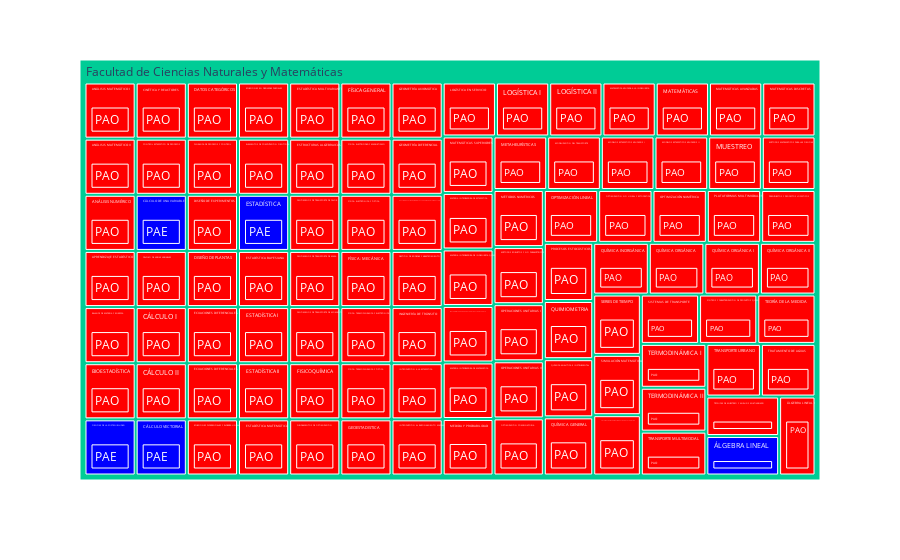
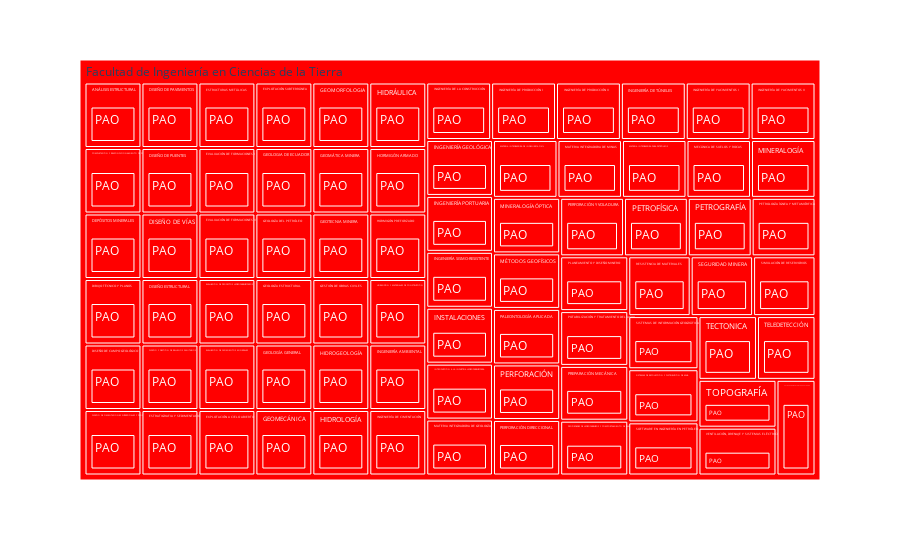
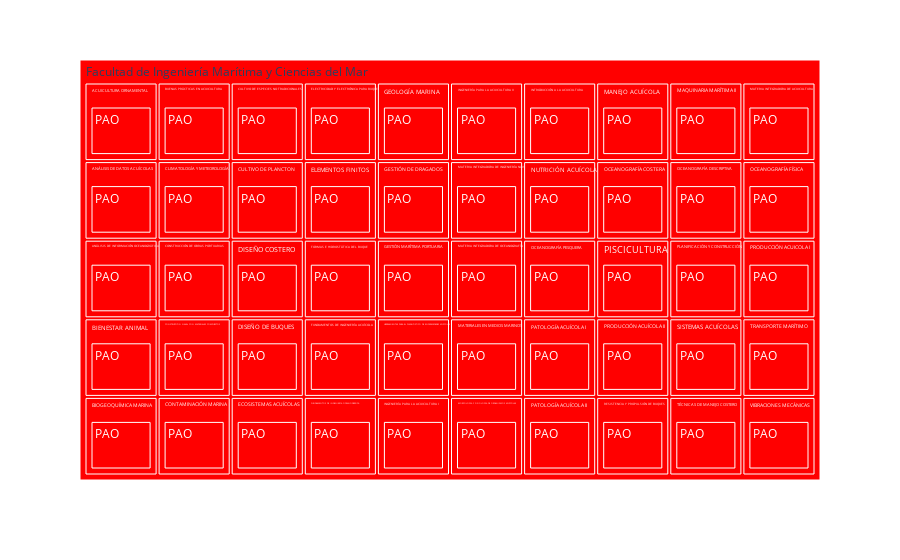
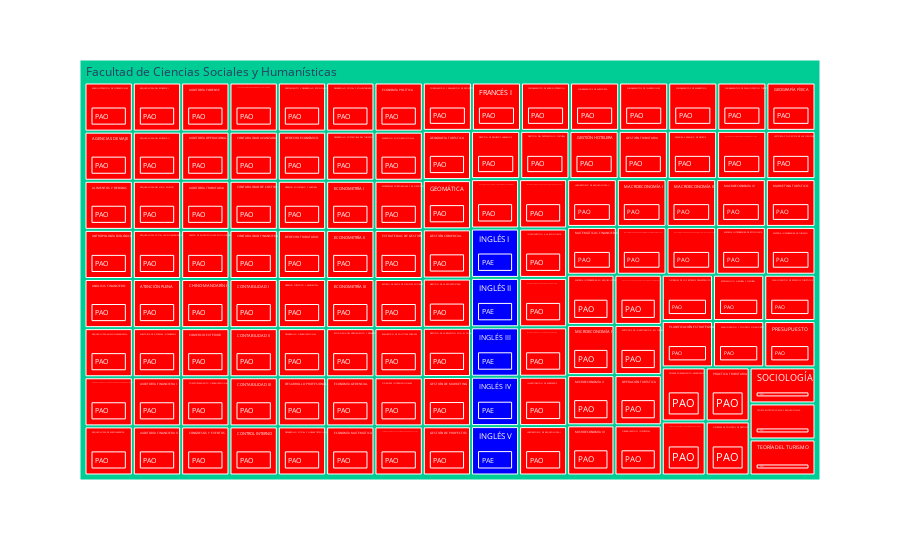

Notebook code for these charts, in order:
### Markdown cell above
Idea por facultad

### Code cell
for fac in df_materias.UNIDAD.unique():
    df_materias_fac = df_materias[df_materias.UNIDAD==fac]
    fig = px.treemap(df_materias_fac, path=[px.Constant(f"{fac}"), 'NOMBRE', 'CLASIFICACION'],color='CLASIFICACION',
                color_discrete_map={'PAE':'blue', 'PAO':'red'})
    fig.show()

### Figure 1 — Plotly figure (JSON) as saved in the notebook; plotly's stock layout.template omitted (floating-point values rounded to 4 significant figures; data arrays with more than 128 entries replaced by an {"elided": "..."} marker saying what was removed)
{"data": [{"branchvalues": "total", "customdata": {"elided": "201x1 str values"}, "domain": {"x": [0, 1], "y": [0, 1]}, "hovertemplate": "labels=%{label}<br>count=%{value}<br>parent=%{parent}<br>id=%{id}<br>CLASIFICACION=%{customdata[0]}<extra></extra>", "ids": {"elided": "201 str values"}, "labels": {"elided": "201 str values"}, "marker": {"colors": {"elided": "201 str values"}}, "name": "", "parents": {"elided": "201 str values"}, "type": "treemap", "values": {"elided": "201 int values"}}], "layout": {"legend": {"tracegroupgap": 0}, "margin": {"t": 60}}}

### Figure 2 — Plotly figure (JSON) as saved in the notebook; plotly's stock layout.template omitted (floating-point values rounded to 4 significant figures; data arrays with more than 128 entries replaced by an {"elided": "..."} marker saying what was removed)
{"data": [{"branchvalues": "total", "customdata": {"elided": "155x1 str values"}, "domain": {"x": [0, 1], "y": [0, 1]}, "hovertemplate": "labels=%{label}<br>count=%{value}<br>parent=%{parent}<br>id=%{id}<br>CLASIFICACION=%{customdata[0]}<extra></extra>", "ids": {"elided": "155 str values"}, "labels": {"elided": "155 str values"}, "marker": {"colors": {"elided": "155 str values"}}, "name": "", "parents": {"elided": "155 str values"}, "type": "treemap", "values": {"elided": "155 int values"}}], "layout": {"legend": {"tracegroupgap": 0}, "margin": {"t": 60}}}

### Figure 3 — Plotly figure (JSON) as saved in the notebook; plotly's stock layout.template omitted (floating-point values rounded to 4 significant figures)
{"data": [{"branchvalues": "total", "customdata": [["PAO"], ["PAO"], ["PAO"], ["PAO"], ["PAO"], ["PAO"], ["PAO"], ["PAO"], ["PAO"], ["PAO"], ["PAO"], ["PAO"], ["PAO"], ["PAO"], ["PAO"], ["PAO"], ["PAO"], ["PAO"], ["PAO"], ["PAO"], ["PAO"], ["PAO"], ["PAO"], ["PAO"], ["PAO"], ["PAO"], ["PAO"], ["PAO"], ["PAO"], ["PAO"], ["PAO"], ["PAO"], ["PAO"], ["PAO"], ["PAO"], ["PAO"], ["PAO"], ["PAO"], ["PAO"], ["PAO"], ["PAO"], ["PAO"], ["PAO"], ["PAO"], ["PAO"], ["PAO"], ["PAO"], ["PAO"], ["PAO"], ["PAO"], ["PAO"], ["PAO"], ["PAO"], ["PAO"], ["PAO"], ["PAO"], ["PAO"], ["PAO"], ["PAO"], ["PAO"], ["PAO"], ["PAO"], ["PAO"], ["PAO"], ["PAO"], ["PAO"], ["PAO"], ["PAO"], ["PAO"], ["PAO"], ["PAO"], ["PAO"], ["PAO"], ["PAO"], ["PAO"], ["PAO"], ["PAO"], ["PAO"], ["PAO"], ["PAO"], ["PAO"], ["PAO"], ["PAO"], ["PAO"], ["PAO"], ["PAO"], ["PAO"], ["PAO"], ["PAO"], ["PAO"], ["PAO"], ["PAO"], ["PAO"], ["PAO"], ["PAO"], ["PAO"], ["PAO"], ["PAO"], ["PAO"], ["PAO"], ["PAO"]], "domain": {"x": [0, 1], "y": [0, 1]}, "hovertemplate": "labels=%{label}<br>count=%{value}<br>parent=%{parent}<br>id=%{id}<br>CLASIFICACION=%{customdata[0]}<extra></extra>", "ids": ["Facultad de Ingeniería Marítima y Ciencias del Mar/ACUICULTURA ORNAMENTAL/PAO", "Facultad de Ingeniería Marítima y Ciencias del Mar/MANEJO ACUÍCOLA/PAO", "Facultad de Ingeniería Marítima y Ciencias del Mar/MAQUINARIA MARÍTIMA II/PAO", "Facultad de Ingeniería Marítima y Ciencias del Mar/MATERIA INTEGRADORA DE ACUICULTURA/PAO", "Facultad de Ingeniería Marítima y Ciencias del Mar/MATERIA INTEGRADORA DE INGENIERÍA NAVAL/PAO", "Facultad de Ingeniería Marítima y Ciencias del Mar/MATERIA INTEGRADORA DE OCEANOGRAFÍA/PAO", "Facultad de Ingeniería Marítima y Ciencias del Mar/MATERIALES EN MEDIOS MARINOS/PAO", "Facultad de Ingeniería Marítima y Ciencias del Mar/MORFOLOGÍA Y FISIOLOGÍA DE ORGANISMOS ACUÍCOLAS/PAO", "Facultad de Ingeniería Marítima y Ciencias del Mar/NUTRICIÓN ACUÍCOLA/PAO", "Facultad de Ingeniería Marítima y Ciencias del Mar/OCEANOGRAFÍA COSTERA/PAO", "Facultad de Ingeniería Marítima y Ciencias del Mar/OCEANOGRAFÍA DESCRIPTIVA/PAO", "Facultad de Ingeniería Marítima y Ciencias del Mar/OCEANOGRAFÍA FÍSICA/PAO", "Facultad de Ingeniería Marítima y Ciencias del Mar/OCEANOGRAFÍA PESQUERA/PAO", "Facultad de Ingeniería Marítima y Ciencias del Mar/PATOLOGÍA ACUÍCOLA I/PAO", "Facultad de Ingeniería Marítima y Ciencias del Mar/PATOLOGÍA ACUÍCOLA II/PAO", "Facultad de Ingeniería Marítima y Ciencias del Mar/PISCICULTURA/PAO", "Facultad de Ingeniería Marítima y Ciencias del Mar/PLANIFICACIÓN Y CONSTRUCCIÓN/PAO", "Facultad de Ingeniería Marítima y Ciencias del Mar/PRODUCCIÓN ACUICOLA I/PAO", "Facultad de Ingeniería Marítima y Ciencias del Mar/PRODUCCIÓN ACUÍCOLA II/PAO", "Facultad de Ingeniería Marítima y Ciencias del Mar/RESISTENCIA Y PROPULSIÓN DE BUQUES/PAO", "Facultad de Ingeniería Marítima y Ciencias del Mar/SISTEMAS ACUÍCOLAS/PAO", "Facultad de Ingeniería Marítima y Ciencias del Mar/TRANSPORTE MARÍTIMO/PAO", "Facultad de Ingeniería Marítima y Ciencias del Mar/INTRODUCCIÓN A LA ACUICULTURA/PAO", "Facultad de Ingeniería Marítima y Ciencias del Mar/INGENIERÍA PARA LA ACUICULTURA II/PAO", "Facultad de Ingeniería Marítima y Ciencias del Mar/INGENIERÍA PARA LA ACUICULTURA I/PAO", "Facultad de Ingeniería Marítima y Ciencias del Mar/HERRAMIENTAS PARA EL DIAGNÓSTICO DE ENFERMEDADES ACUÍCOLAS/PAO", "Facultad de Ingeniería Marítima y Ciencias del Mar/ANÁLISIS DE DATOS ACUÍCOLAS/PAO", "Facultad de Ingeniería Marítima y Ciencias del Mar/ANÁLISIS DE INFORMACIÓN OCEANOGRÁFICA/PAO", "Facultad de Ingeniería Marítima y Ciencias del Mar/BIENESTAR ANIMAL/PAO", "Facultad de Ingeniería Marítima y Ciencias del Mar/BIOGEOQUÍMICA MARINA/PAO", "Facultad de Ingeniería Marítima y Ciencias del Mar/BUENAS PRÁCTICAS EN ACUICULTURA/PAO", "Facultad de Ingeniería Marítima y Ciencias del Mar/CLIMATOLOGÍA Y METEOROLOGÍA/PAO", "Facultad de Ingeniería Marítima y Ciencias del Mar/CONSTRUCCIÓN DE OBRAS PORTUARIAS/PAO", "Facultad de Ingeniería Marítima y Ciencias del Mar/CONSTRUCCIÓN NAVAL CON MATERIALES COMPUESTOS/PAO", "Facultad de Ingeniería Marítima y Ciencias del Mar/CONTAMINACIÓN MARINA/PAO", "Facultad de Ingeniería Marítima y Ciencias del Mar/CULTIVO DE ESPECIES NO TRADICIONALES/PAO", "Facultad de Ingeniería Marítima y Ciencias del Mar/TÉCNICAS DE MANEJO COSTERO/PAO", "Facultad de Ingeniería Marítima y Ciencias del Mar/CULTIVO DE PLANCTON/PAO", "Facultad de Ingeniería Marítima y Ciencias del Mar/DISEÑO DE BUQUES/PAO", "Facultad de Ingeniería Marítima y Ciencias del Mar/ECOSISTEMAS ACUÍCOLAS/PAO", "Facultad de Ingeniería Marítima y Ciencias del Mar/ELECTRICIDAD Y ELECTRÓNICA PARA BUQUES/PAO", "Facultad de Ingeniería Marítima y Ciencias del Mar/ELEMENTOS FINITOS/PAO", "Facultad de Ingeniería Marítima y Ciencias del Mar/FORMAS E HIDROSTÁTICA DEL BUQUE/PAO", "Facultad de Ingeniería Marítima y Ciencias del Mar/FUNDAMENTOS DE INGENIERÍA ACUÍCOLA/PAO", "Facultad de Ingeniería Marítima y Ciencias del Mar/FUNDAMENTOS DE INGENIERÍA OCEANOGRÁFICA/PAO", "Facultad de Ingeniería Marítima y Ciencias del Mar/GEOLOGÍA MARINA/PAO", "Facultad de Ingeniería Marítima y Ciencias del Mar/GESTIÓN DE DRAGADOS/PAO", "Facultad de Ingeniería Marítima y Ciencias del Mar/GESTIÓN MARÍTIMA PORTUARIA/PAO", "Facultad de Ingeniería Marítima y Ciencias del Mar/DISEÑO COSTERO/PAO", "Facultad de Ingeniería Marítima y Ciencias del Mar/VIBRACIONES MECÁNICAS/PAO", "Facultad de Ingeniería Marítima y Ciencias del Mar/ACUICULTURA ORNAMENTAL", "Facultad de Ingeniería Marítima y Ciencias del Mar/ANÁLISIS DE DATOS ACUÍCOLAS", "Facultad de Ingeniería Marítima y Ciencias del Mar/ANÁLISIS DE INFORMACIÓN OCEANOGRÁFICA", "Facultad de Ingeniería Marítima y Ciencias del Mar/BIENESTAR ANIMAL", "Facultad de Ingeniería Marítima y Ciencias del Mar/BIOGEOQUÍMICA MARINA", "Facultad de Ingeniería Marítima y Ciencias del Mar/BUENAS PRÁCTICAS EN ACUICULTURA", "Facultad de Ingeniería Marítima y Ciencias del Mar/CLIMATOLOGÍA Y METEOROLOGÍA", "Facultad de Ingeniería Marítima y Ciencias del Mar/CONSTRUCCIÓN DE OBRAS PORTUARIAS", "Facultad de Ingeniería Marítima y Ciencias del Mar/CONSTRUCCIÓN NAVAL CON MATERIALES COMPUESTOS", "Facultad de Ingeniería Marítima y Ciencias del Mar/CONTAMINACIÓN MARINA", "Facultad de Ingeniería Marítima y Ciencias del Mar/CULTIVO DE ESPECIES NO TRADICIONALES", "Facultad de Ingeniería Marítima y Ciencias del Mar/CULTIVO DE PLANCTON", "Facultad de Ingeniería Marítima y Ciencias del Mar/DISEÑO COSTERO", "Facultad de Ingeniería Marítima y Ciencias del Mar/DISEÑO DE BUQUES", "Facultad de Ingeniería Marítima y Ciencias del Mar/ECOSISTEMAS ACUÍCOLAS", "Facultad de Ingeniería Marítima y Ciencias del Mar/ELECTRICIDAD Y ELECTRÓNICA PARA BUQUES", "Facultad de Ingeniería Marítima y Ciencias del Mar/ELEMENTOS FINITOS", "Facultad de Ingeniería Marítima y Ciencias del Mar/FORMAS E HIDROSTÁTICA DEL BUQUE", "Facultad de Ingeniería Marítima y Ciencias del Mar/FUNDAMENTOS DE INGENIERÍA ACUÍCOLA", "Facultad de Ingeniería Marítima y Ciencias del Mar/FUNDAMENTOS DE INGENIERÍA OCEANOGRÁFICA", "Facultad de Ingeniería Marítima y Ciencias del Mar/GEOLOGÍA MARINA", "Facultad de Ingeniería Marítima y Ciencias del Mar/GESTIÓN DE DRAGADOS", "Facultad de Ingeniería Marítima y Ciencias del Mar/GESTIÓN MARÍTIMA PORTUARIA", "Facultad de Ingeniería Marítima y Ciencias del Mar/HERRAMIENTAS PARA EL DIAGNÓSTICO DE ENFERMEDADES ACUÍCOLAS", "Facultad de Ingeniería Marítima y Ciencias del Mar/INGENIERÍA PARA LA ACUICULTURA I", "Facultad de Ingeniería Marítima y Ciencias del Mar/INGENIERÍA PARA LA ACUICULTURA II", "Facultad de Ingeniería Marítima y Ciencias del Mar/INTRODUCCIÓN A LA ACUICULTURA", "Facultad de Ingeniería Marítima y Ciencias del Mar/MANEJO ACUÍCOLA", "Facultad de Ingeniería Marítima y Ciencias del Mar/MAQUINARIA MARÍTIMA II", "Facultad de Ingeniería Marítima y Ciencias del Mar/MATERIA INTEGRADORA DE ACUICULTURA", "Facultad de Ingeniería Marítima y Ciencias del Mar/MATERIA INTEGRADORA DE INGENIERÍA NAVAL", "Facultad de Ingeniería Marítima y Ciencias del Mar/MATERIA INTEGRADORA DE OCEANOGRAFÍA", "Facultad de Ingeniería Marítima y Ciencias del Mar/MATERIALES EN MEDIOS MARINOS", "Facultad de Ingeniería Marítima y Ciencias del Mar/MORFOLOGÍA Y FISIOLOGÍA DE ORGANISMOS ACUÍCOLAS", "Facultad de Ingeniería Marítima y Ciencias del Mar/NUTRICIÓN ACUÍCOLA", "Facultad de Ingeniería Marítima y Ciencias del Mar/OCEANOGRAFÍA COSTERA", "Facultad de Ingeniería Marítima y Ciencias del Mar/OCEANOGRAFÍA DESCRIPTIVA", "Facultad de Ingeniería Marítima y Ciencias del Mar/OCEANOGRAFÍA FÍSICA", "Facultad de Ingeniería Marítima y Ciencias del Mar/OCEANOGRAFÍA PESQUERA", "Facultad de Ingeniería Marítima y Ciencias del Mar/PATOLOGÍA ACUÍCOLA I", "Facultad de Ingeniería Marítima y Ciencias del Mar/PATOLOGÍA ACUÍCOLA II", "Facultad de Ingeniería Marítima y Ciencias del Mar/PISCICULTURA", "Facultad de Ingeniería Marítima y Ciencias del Mar/PLANIFICACIÓN Y CONSTRUCCIÓN", "Facultad de Ingeniería Marítima y Ciencias del Mar/PRODUCCIÓN ACUICOLA I", "Facultad de Ingeniería Marítima y Ciencias del Mar/PRODUCCIÓN ACUÍCOLA II", "Facultad de Ingeniería Marítima y Ciencias del Mar/RESISTENCIA Y PROPULSIÓN DE BUQUES", "Facultad de Ingeniería Marítima y Ciencias del Mar/SISTEMAS ACUÍCOLAS", "Facultad de Ingeniería Marítima y Ciencias del Mar/TRANSPORTE MARÍTIMO", "Facultad de Ingeniería Marítima y Ciencias del Mar/TÉCNICAS DE MANEJO COSTERO", "Facultad de Ingeniería Marítima y Ciencias del Mar/VIBRACIONES MECÁNICAS", "Facultad de Ingeniería Marítima y Ciencias del Mar"], "labels": ["PAO", "PAO", "PAO", "PAO", "PAO", "PAO", "PAO", "PAO", "PAO", "PAO", "PAO", "PAO", "PAO", "PAO", "PAO", "PAO", "PAO", "PAO", "PAO", "PAO", "PAO", "PAO", "PAO", "PAO", "PAO", "PAO", "PAO", "PAO", "PAO", "PAO", "PAO", "PAO", "PAO", "PAO", "PAO", "PAO", "PAO", "PAO", "PAO", "PAO", "PAO", "PAO", "PAO", "PAO", "PAO", "PAO", "PAO", "PAO", "PAO", "PAO", "ACUICULTURA ORNAMENTAL", "ANÁLISIS DE DATOS ACUÍCOLAS", "ANÁLISIS DE INFORMACIÓN OCEANOGRÁFICA", "BIENESTAR ANIMAL", "BIOGEOQUÍMICA MARINA", "BUENAS PRÁCTICAS EN ACUICULTURA", "CLIMATOLOGÍA Y METEOROLOGÍA", "CONSTRUCCIÓN DE OBRAS PORTUARIAS", "CONSTRUCCIÓN NAVAL CON MATERIALES COMPUESTOS", "CONTAMINACIÓN MARINA", "CULTIVO DE ESPECIES NO TRADICIONALES", "CULTIVO DE PLANCTON", "DISEÑO COSTERO", "DISEÑO DE BUQUES", "ECOSISTEMAS ACUÍCOLAS", "ELECTRICIDAD Y ELECTRÓNICA PARA BUQUES", "ELEMENTOS FINITOS", "FORMAS E HIDROSTÁTICA DEL BUQUE", "FUNDAMENTOS DE INGENIERÍA ACUÍCOLA", "FUNDAMENTOS DE INGENIERÍA OCEANOGRÁFICA", "GEOLOGÍA MARINA", "GESTIÓN DE DRAGADOS", "GESTIÓN MARÍTIMA PORTUARIA", "HERRAMIENTAS PARA EL DIAGNÓSTICO DE ENFERMEDADES ACUÍCOLAS", "INGENIERÍA PARA LA ACUICULTURA I", "INGENIERÍA PARA LA ACUICULTURA II", "INTRODUCCIÓN A LA ACUICULTURA", "MANEJO ACUÍCOLA", "MAQUINARIA MARÍTIMA II", "MATERIA INTEGRADORA DE ACUICULTURA", "MATERIA INTEGRADORA DE INGENIERÍA NAVAL", "MATERIA INTEGRADORA DE OCEANOGRAFÍA", "MATERIALES EN MEDIOS MARINOS", "MORFOLOGÍA Y FISIOLOGÍA DE ORGANISMOS ACUÍCOLAS", "NUTRICIÓN ACUÍCOLA", "OCEANOGRAFÍA COSTERA", "OCEANOGRAFÍA DESCRIPTIVA", "OCEANOGRAFÍA FÍSICA", "OCEANOGRAFÍA PESQUERA", "PATOLOGÍA ACUÍCOLA I", "PATOLOGÍA ACUÍCOLA II", "PISCICULTURA", "PLANIFICACIÓN Y CONSTRUCCIÓN", "PRODUCCIÓN ACUICOLA I", "PRODUCCIÓN ACUÍCOLA II", "RESISTENCIA Y PROPULSIÓN DE BUQUES", "SISTEMAS ACUÍCOLAS", "TRANSPORTE MARÍTIMO", "TÉCNICAS DE MANEJO COSTERO", "VIBRACIONES MECÁNICAS", "Facultad de Ingeniería Marítima y Ciencias del Mar"], "marker": {"colors": ["red", "red", "red", "red", "red", "red", "red", "red", "red", "red", "red", "red", "red", "red", "red", "red", "red", "red", "red", "red", "red", "red", "red", "red", "red", "red", "red", "red", "red", "red", "red", "red", "red", "red", "red", "red", "red", "red", "red", "red", "red", "red", "red", "red", "red", "red", "red", "red", "red", "red", "red", "red", "red", "red", "red", "red", "red", "red", "red", "red", "red", "red", "red", "red", "red", "red", "red", "red", "red", "red", "red", "red", "red", "red", "red", "red", "red", "red", "red", "red", "red", "red", "red", "red", "red", "red", "red", "red", "red", "red", "red", "red", "red", "red", "red", "red", "red", "red", "red", "red", "red"]}, "name": "", "parents": ["Facultad de Ingeniería Marítima y Ciencias del Mar/ACUICULTURA ORNAMENTAL", "Facultad de Ingeniería Marítima y Ciencias del Mar/MANEJO ACUÍCOLA", "Facultad de Ingeniería Marítima y Ciencias del Mar/MAQUINARIA MARÍTIMA II", "Facultad de Ingeniería Marítima y Ciencias del Mar/MATERIA INTEGRADORA DE ACUICULTURA", "Facultad de Ingeniería Marítima y Ciencias del Mar/MATERIA INTEGRADORA DE INGENIERÍA NAVAL", "Facultad de Ingeniería Marítima y Ciencias del Mar/MATERIA INTEGRADORA DE OCEANOGRAFÍA", "Facultad de Ingeniería Marítima y Ciencias del Mar/MATERIALES EN MEDIOS MARINOS", "Facultad de Ingeniería Marítima y Ciencias del Mar/MORFOLOGÍA Y FISIOLOGÍA DE ORGANISMOS ACUÍCOLAS", "Facultad de Ingeniería Marítima y Ciencias del Mar/NUTRICIÓN ACUÍCOLA", "Facultad de Ingeniería Marítima y Ciencias del Mar/OCEANOGRAFÍA COSTERA", "Facultad de Ingeniería Marítima y Ciencias del Mar/OCEANOGRAFÍA DESCRIPTIVA", "Facultad de Ingeniería Marítima y Ciencias del Mar/OCEANOGRAFÍA FÍSICA", "Facultad de Ingeniería Marítima y Ciencias del Mar/OCEANOGRAFÍA PESQUERA", "Facultad de Ingeniería Marítima y Ciencias del Mar/PATOLOGÍA ACUÍCOLA I", "Facultad de Ingeniería Marítima y Ciencias del Mar/PATOLOGÍA ACUÍCOLA II", "Facultad de Ingeniería Marítima y Ciencias del Mar/PISCICULTURA", "Facultad de Ingeniería Marítima y Ciencias del Mar/PLANIFICACIÓN Y CONSTRUCCIÓN", "Facultad de Ingeniería Marítima y Ciencias del Mar/PRODUCCIÓN ACUICOLA I", "Facultad de Ingeniería Marítima y Ciencias del Mar/PRODUCCIÓN ACUÍCOLA II", "Facultad de Ingeniería Marítima y Ciencias del Mar/RESISTENCIA Y PROPULSIÓN DE BUQUES", "Facultad de Ingeniería Marítima y Ciencias del Mar/SISTEMAS ACUÍCOLAS", "Facultad de Ingeniería Marítima y Ciencias del Mar/TRANSPORTE MARÍTIMO", "Facultad de Ingeniería Marítima y Ciencias del Mar/INTRODUCCIÓN A LA ACUICULTURA", "Facultad de Ingeniería Marítima y Ciencias del Mar/INGENIERÍA PARA LA ACUICULTURA II", "Facultad de Ingeniería Marítima y Ciencias del Mar/INGENIERÍA PARA LA ACUICULTURA I", "Facultad de Ingeniería Marítima y Ciencias del Mar/HERRAMIENTAS PARA EL DIAGNÓSTICO DE ENFERMEDADES ACUÍCOLAS", "Facultad de Ingeniería Marítima y Ciencias del Mar/ANÁLISIS DE DATOS ACUÍCOLAS", "Facultad de Ingeniería Marítima y Ciencias del Mar/ANÁLISIS DE INFORMACIÓN OCEANOGRÁFICA", "Facultad de Ingeniería Marítima y Ciencias del Mar/BIENESTAR ANIMAL", "Facultad de Ingeniería Marítima y Ciencias del Mar/BIOGEOQUÍMICA MARINA", "Facultad de Ingeniería Marítima y Ciencias del Mar/BUENAS PRÁCTICAS EN ACUICULTURA", "Facultad de Ingeniería Marítima y Ciencias del Mar/CLIMATOLOGÍA Y METEOROLOGÍA", "Facultad de Ingeniería Marítima y Ciencias del Mar/CONSTRUCCIÓN DE OBRAS PORTUARIAS", "Facultad de Ingeniería Marítima y Ciencias del Mar/CONSTRUCCIÓN NAVAL CON MATERIALES COMPUESTOS", "Facultad de Ingeniería Marítima y Ciencias del Mar/CONTAMINACIÓN MARINA", "Facultad de Ingeniería Marítima y Ciencias del Mar/CULTIVO DE ESPECIES NO TRADICIONALES", "Facultad de Ingeniería Marítima y Ciencias del Mar/TÉCNICAS DE MANEJO COSTERO", "Facultad de Ingeniería Marítima y Ciencias del Mar/CULTIVO DE PLANCTON", "Facultad de Ingeniería Marítima y Ciencias del Mar/DISEÑO DE BUQUES", "Facultad de Ingeniería Marítima y Ciencias del Mar/ECOSISTEMAS ACUÍCOLAS", "Facultad de Ingeniería Marítima y Ciencias del Mar/ELECTRICIDAD Y ELECTRÓNICA PARA BUQUES", "Facultad de Ingeniería Marítima y Ciencias del Mar/ELEMENTOS FINITOS", "Facultad de Ingeniería Marítima y Ciencias del Mar/FORMAS E HIDROSTÁTICA DEL BUQUE", "Facultad de Ingeniería Marítima y Ciencias del Mar/FUNDAMENTOS DE INGENIERÍA ACUÍCOLA", "Facultad de Ingeniería Marítima y Ciencias del Mar/FUNDAMENTOS DE INGENIERÍA OCEANOGRÁFICA", "Facultad de Ingeniería Marítima y Ciencias del Mar/GEOLOGÍA MARINA", "Facultad de Ingeniería Marítima y Ciencias del Mar/GESTIÓN DE DRAGADOS", "Facultad de Ingeniería Marítima y Ciencias del Mar/GESTIÓN MARÍTIMA PORTUARIA", "Facultad de Ingeniería Marítima y Ciencias del Mar/DISEÑO COSTERO", "Facultad de Ingeniería Marítima y Ciencias del Mar/VIBRACIONES MECÁNICAS", "Facultad de Ingeniería Marítima y Ciencias del Mar", "Facultad de Ingeniería Marítima y Ciencias del Mar", "Facultad de Ingeniería Marítima y Ciencias del Mar", "Facultad de Ingeniería Marítima y Ciencias del Mar", "Facultad de Ingeniería Marítima y Ciencias del Mar", "Facultad de Ingeniería Marítima y Ciencias del Mar", "Facultad de Ingeniería Marítima y Ciencias del Mar", "Facultad de Ingeniería Marítima y Ciencias del Mar", "Facultad de Ingeniería Marítima y Ciencias del Mar", "Facultad de Ingeniería Marítima y Ciencias del Mar", "Facultad de Ingeniería Marítima y Ciencias del Mar", "Facultad de Ingeniería Marítima y Ciencias del Mar", "Facultad de Ingeniería Marítima y Ciencias del Mar", "Facultad de Ingeniería Marítima y Ciencias del Mar", "Facultad de Ingeniería Marítima y Ciencias del Mar", "Facultad de Ingeniería Marítima y Ciencias del Mar", "Facultad de Ingeniería Marítima y Ciencias del Mar", "Facultad de Ingeniería Marítima y Ciencias del Mar", "Facultad de Ingeniería Marítima y Ciencias del Mar", "Facultad de Ingeniería Marítima y Ciencias del Mar", "Facultad de Ingeniería Marítima y Ciencias del Mar", "Facultad de Ingeniería Marítima y Ciencias del Mar", "Facultad de Ingeniería Marítima y Ciencias del Mar", "Facultad de Ingeniería Marítima y Ciencias del Mar", "Facultad de Ingeniería Marítima y Ciencias del Mar", "Facultad de Ingeniería Marítima y Ciencias del Mar", "Facultad de Ingeniería Marítima y Ciencias del Mar", "Facultad de Ingeniería Marítima y Ciencias del Mar", "Facultad de Ingeniería Marítima y Ciencias del Mar", "Facultad de Ingeniería Marítima y Ciencias del Mar", "Facultad de Ingeniería Marítima y Ciencias del Mar", "Facultad de Ingeniería Marítima y Ciencias del Mar", "Facultad de Ingeniería Marítima y Ciencias del Mar", "Facultad de Ingeniería Marítima y Ciencias del Mar", "Facultad de Ingeniería Marítima y Ciencias del Mar", "Facultad de Ingeniería Marítima y Ciencias del Mar", "Facultad de Ingeniería Marítima y Ciencias del Mar", "Facultad de Ingeniería Marítima y Ciencias del Mar", "Facultad de Ingeniería Marítima y Ciencias del Mar", "Facultad de Ingeniería Marítima y Ciencias del Mar", "Facultad de Ingeniería Marítima y Ciencias del Mar", "Facultad de Ingeniería Marítima y Ciencias del Mar", "Facultad de Ingeniería Marítima y Ciencias del Mar", "Facultad de Ingeniería Marítima y Ciencias del Mar", "Facultad de Ingeniería Marítima y Ciencias del Mar", "Facultad de Ingeniería Marítima y Ciencias del Mar", "Facultad de Ingeniería Marítima y Ciencias del Mar", "Facultad de Ingeniería Marítima y Ciencias del Mar", "Facultad de Ingeniería Marítima y Ciencias del Mar", "Facultad de Ingeniería Marítima y Ciencias del Mar", ""], "type": "treemap", "values": [1, 1, 1, 1, 1, 1, 1, 1, 1, 1, 1, 1, 1, 1, 1, 1, 1, 1, 1, 1, 1, 1, 1, 1, 1, 1, 1, 1, 1, 1, 1, 1, 1, 1, 1, 1, 1, 1, 1, 1, 1, 1, 1, 1, 1, 1, 1, 1, 1, 1, 1, 1, 1, 1, 1, 1, 1, 1, 1, 1, 1, 1, 1, 1, 1, 1, 1, 1, 1, 1, 1, 1, 1, 1, 1, 1, 1, 1, 1, 1, 1, 1, 1, 1, 1, 1, 1, 1, 1, 1, 1, 1, 1, 1, 1, 1, 1, 1, 1, 1, 50]}], "layout": {"legend": {"tracegroupgap": 0}, "margin": {"t": 60}}}

### Figure 4 — Plotly figure (JSON) as saved in the notebook; plotly's stock layout.template omitted (floating-point values rounded to 4 significant figures; data arrays with more than 128 entries replaced by an {"elided": "..."} marker saying what was removed)
{"data": [{"branchvalues": "total", "customdata": {"elided": "243x1 str values"}, "domain": {"x": [0, 1], "y": [0, 1]}, "hovertemplate": "labels=%{label}<br>count=%{value}<br>parent=%{parent}<br>id=%{id}<br>CLASIFICACION=%{customdata[0]}<extra></extra>", "ids": {"elided": "243 str values"}, "labels": {"elided": "243 str values"}, "marker": {"colors": {"elided": "243 str values"}}, "name": "", "parents": {"elided": "243 str values"}, "type": "treemap", "values": {"elided": "243 int values"}}], "layout": {"legend": {"tracegroupgap": 0}, "margin": {"t": 60}}}
